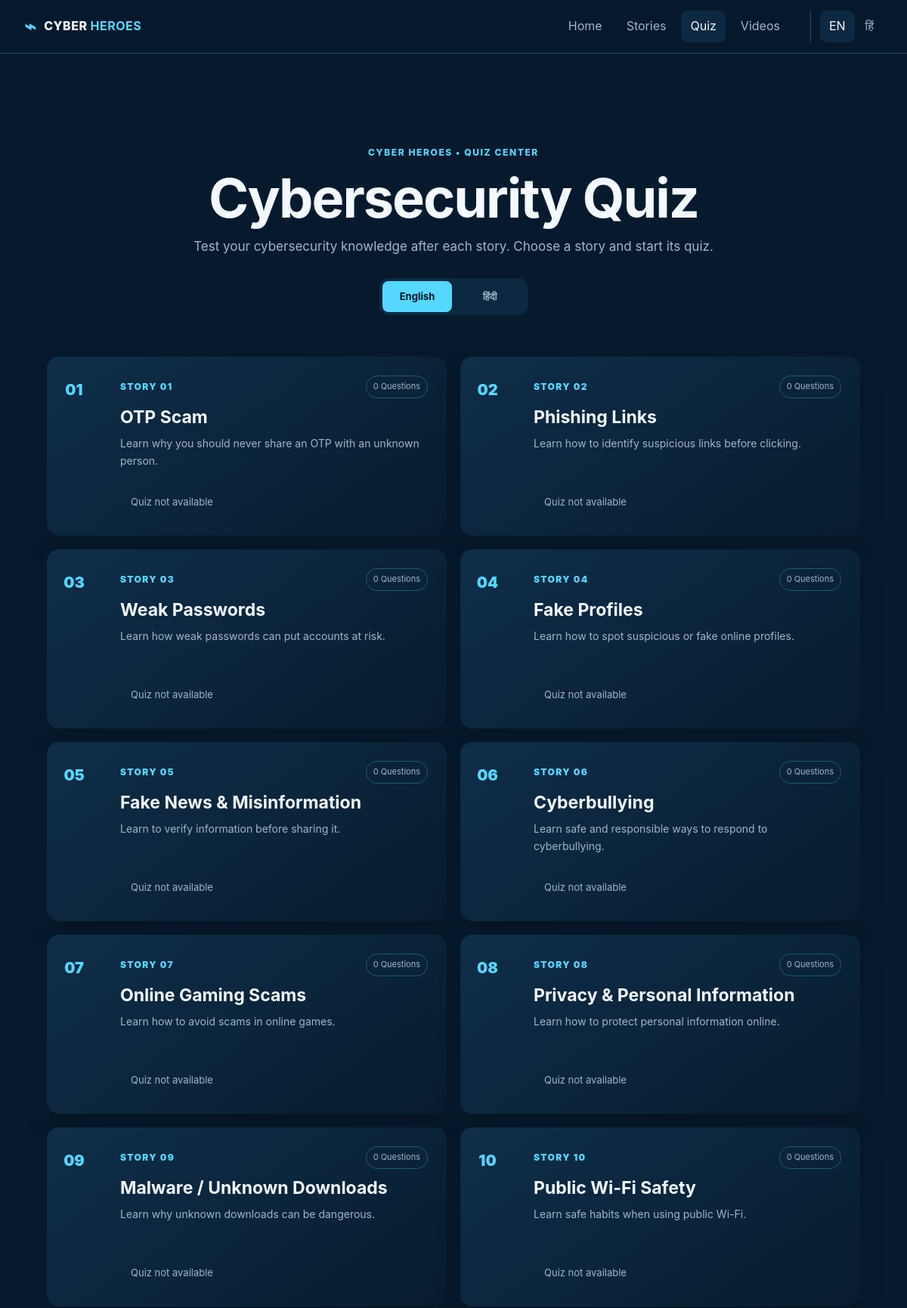
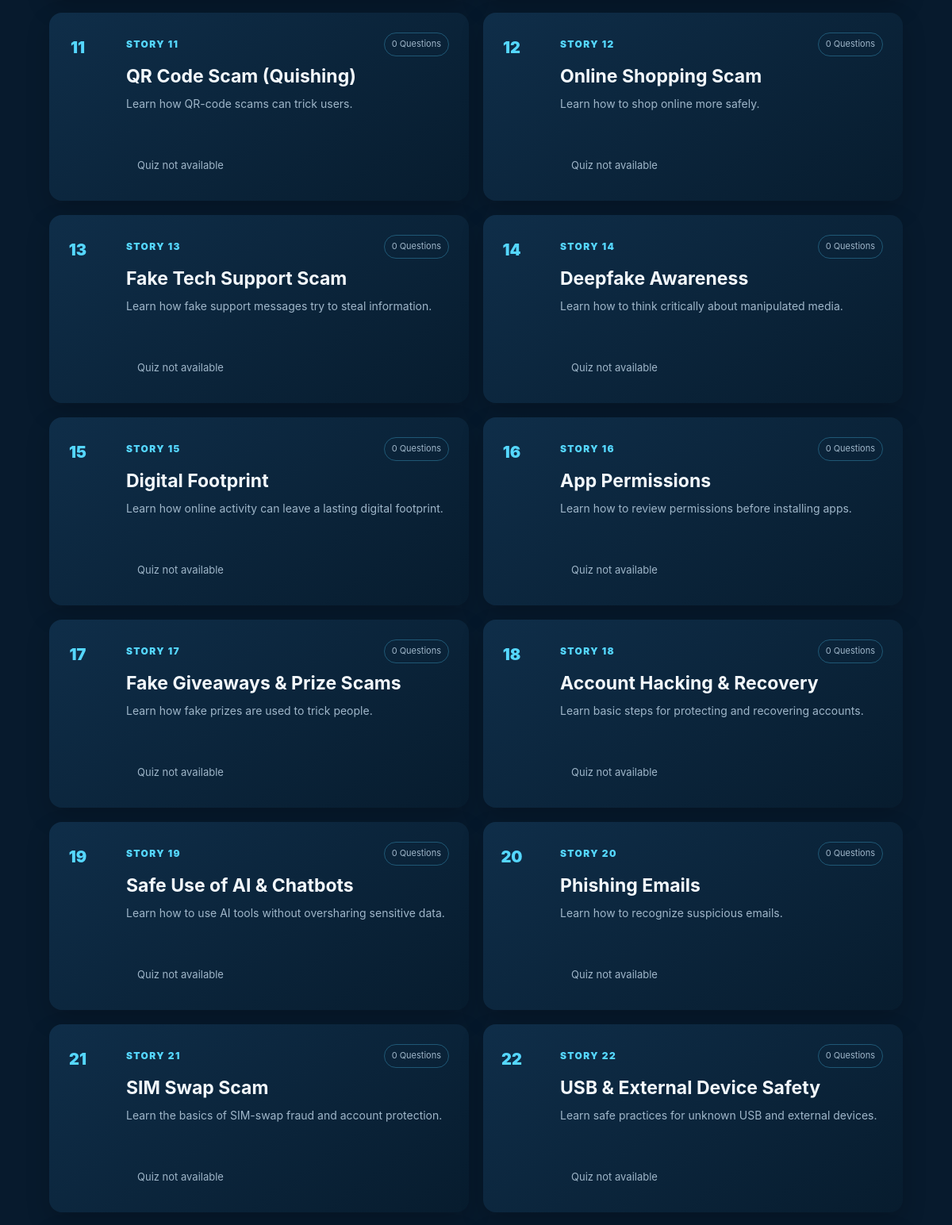
/quiz_index.php (upper part), run on the app's committed database (2 pictures, top to bottom).
### tables this page shows
CREATE TABLE IF NOT EXISTS stories (
    id INT UNSIGNED AUTO_INCREMENT PRIMARY KEY,
    story_number INT UNSIGNED NOT NULL UNIQUE,
    title_en VARCHAR(255) NOT NULL,
    title_hi VARCHAR(255) NOT NULL,
    description_en TEXT NULL,
    description_hi TEXT NULL,
    lesson_en TEXT NULL,
    lesson_hi TEXT NULL,
    is_active TINYINT(1) NOT NULL DEFAULT 1,
    created_at TIMESTAMP DEFAULT CURRENT_TIMESTAMP,
    updated_at TIMESTAMP DEFAULT CURRENT_TIMESTAMP ON UPDATE CURRENT_TIMESTAMP
);

### config/app.php (called while the page is built, shortened)
<?php
function e(?string $value): string
{
    return htmlspecialchars($value ?? '', ENT_QUOTES, 'UTF-8');
}

### quiz_index.php (the view, shortened to what this page needs)
<?php
require_once __DIR__ . '/config/database.php';
$stmt = $pdo->query(
    'SELECT
        s.id,
        s.story_number,
        s.title_en,
        s.title_hi,
        s.description_en,
        s.description_hi,
        COUNT(q.id) AS question_count
     FROM stories s
     LEFT JOIN quiz_questions q ON q.story_id = s.id
     WHERE s.is_active = 1
     GROUP BY
        s.id,
        s.story_number,
        s.title_en,
        s.title_hi,
        s.description_en,
        s.description_hi
     ORDER BY s.story_number ASC'
);
$stories = $stmt->fetchAll();
require __DIR__ . '/includes/header.php';
?>
<section class="quiz-index section-shell">
    <div class="quiz-index-hero">
        <span class="eyebrow">CYBER HEROES • QUIZ CENTER</span>
        <h1>
            <?= $lang === 'hindi' ? 'साइबर सुरक्षा क्विज़' : 'Cybersecurity Quiz' ?>
        </h1>
        <p>
            <?= $lang === 'hindi'
                ? 'हर कहानी के बाद अपना ज्ञान जांचें। अपनी कहानी चुनें और क्विज़ शुरू करें।'
                : 'Test your cybersecurity knowledge after each story. Choose a story and start its quiz.'
            ?>
        </p>
        <div class="quiz-language">
            <a
                class="<?= $lang === 'english' ? 'active' : '' ?>"
                href="quiz_index.php?lang=english"
            >
                English
            </a>
            <a
                class="<?= $lang === 'hindi' ? 'active' : '' ?>"
                href="quiz_index.php?lang=hindi"
            >
                हिंदी
            </a>
        </div>
    </div>
    <div class="quiz-index-grid">
        <?php foreach ($stories as $story): ?>
            <?php
                $number = (int)$story['story_number'];
                $title = $lang === 'hindi'
                    ? $story['title_hi']
                    : $story['title_en'];
                $description = $lang === 'hindi'
                    ? $story['description_hi']
                    : $story['description_en'];
                $questionCount = (int)$story['question_count'];
                $quizUrl = 'quiz.php?id=' . (int)$story['id']
                    . '&lang=' . e($lang);
            ?>
            <article class="quiz-index-card">
                <div class="quiz-card-number">
                    <?= str_pad((string)$number, 2, '0', STR_PAD_LEFT) ?>
                </div>
                <div class="quiz-card-content">
                    <div class="quiz-card-top">
                        <span class="quiz-card-label">
                            <?= $lang === 'hindi' ? 'कहानी' : 'STORY' ?>
                            <?= str_pad((string)$number, 2, '0', STR_PAD_LEFT) ?>
                        </span>
                        <span class="quiz-question-count">
                            <?= $questionCount ?> <?= $lang === 'hindi' ? 'प्रश्न' : 'Questions' ?>
                        </span>
                    </div>
                    <h2>
                        <?= e((string)$title) ?>
                    </h2>
                    <p>
                        <?= e((string)$description) ?>
                    </p>
                    <?php if ($questionCount > 0): ?>
                        <a class="quiz-start-button" href="<?= e($quizUrl) ?>">
                            <?= $lang === 'hindi'
                                ? 'क्विज़ शुरू करें →'
                                : 'Take Quiz →'
                            ?>
                        </a>
                    <?php else: ?>
                        <span class="quiz-coming-soon">
                            <?= $lang === 'hindi'
                                ? 'क्विज़ उपलब्ध नहीं है'
                                : 'Quiz not available'
                            ?>
                        </span>
                    <?php endif; ?>
                </div>
            </article>
        <?php endforeach; ?>
    </div>
</section>
<?php require __DIR__ . '/includes/footer.php'; ?>

### assets/css/style.css (style rules this page uses)
:root { --bg: #071a2d; --surface: #0d2942; --surface-2: #102f4b; --line: #1d4d70; --text: #f3f8fc; --muted: #9fb6c9; --cyan: #55d7ff; --cyan-dark: #168db5; --max: 1180px; --radius: 14px; }
* { box-sizing: border-box; }
html { scroll-behavior: smooth; }
body { margin: 0; background: var(--bg); color: var(--text); font-family: Inter, Segoe UI, Arial, sans-serif; line-height: 1.6; }
a { color: inherit; }
.section-shell { max-width: var(--max); margin: auto; padding: 72px 22px; }
.eyebrow { color: var(--cyan); font-size: 12px; font-weight: 800; letter-spacing: 1.6px; }
h1 { font-size: clamp(42px, 7vw, 78px); line-height: 1.02; margin: 14px 0 22px; letter-spacing: -2px; }
h2 { font-size: 32px; margin: 10px 0; }
p { color: var(--muted); }

### assets/css/quiz.css (style rules this page uses)
.quiz-language { display: inline-flex; gap: 5px; padding: 4px; border: 1px solid var(--line); border-radius: 10px; background: rgba(13,41,66,.65); }
.quiz-language a { padding: 8px 13px; color: var(--muted); text-decoration: none; border-radius: 7px; font-weight: 700; font-size: 13px; }
.quiz-language a.active { background: var(--cyan); color: #071a2d; }

### assets/css/quiz_index.css (style rules this page uses)
.quiz-index { max-width: 1120px; margin: 0 auto; }
.quiz-index-hero { text-align: center; padding: 45px 0 55px; }
.quiz-index-hero h1 { margin: 12px 0 14px; font-size: clamp(42px, 6vw, 72px); line-height: 1; letter-spacing: -2px; }
.quiz-index-hero p { max-width: 700px; margin: 0 auto; color: var(--muted); font-size: 17px; line-height: 1.7; }
.quiz-language { display: inline-flex; gap: 4px; margin-top: 28px; padding: 4px; border: 1px solid var(--border); border-radius: 12px; background: var(--surface); }
.quiz-language a { display: inline-flex; align-items: center; justify-content: center; min-width: 92px; padding: 10px 16px; border-radius: 8px; color: var(--muted); text-decoration: none; font-weight: 700; }
.quiz-language a.active { background: var(--cyan); color: #061521; }
.quiz-index-grid { display: grid; grid-template-columns: 1fr 1fr; gap: 18px; }
.quiz-index-card { display: grid; grid-template-columns: 72px 1fr; min-height: 220px; overflow: hidden; border: 1px solid var(--border); border-radius: 16px; background: linear-gradient( 145deg, rgba(16, 48, 76, .9), rgba(7, 28, 46, .96) ); box-shadow: 0 12px 30px rgba(0, 0, 0, .18); transition: transform .2s ease, border-color .2s ease, box-shadow .2s ease; }
.quiz-card-number { display: flex; align-items: flex-start; justify-content: center; padding-top: 28px; border-right: 1px solid var(--border); color: var(--cyan); font-size: 20px; font-weight: 900; }
.quiz-card-content { padding: 25px 25px 24px; }
.quiz-card-top { display: flex; align-items: center; justify-content: space-between; gap: 12px; margin-bottom: 12px; }
.quiz-card-label { color: var(--cyan); font-size: 12px; font-weight: 900; letter-spacing: 1.4px; }
.quiz-question-count { padding: 5px 9px; border: 1px solid rgba(79, 209, 255, .3); border-radius: 999px; color: var(--muted); font-size: 11px; white-space: nowrap; }
.quiz-card-content h2 { margin: 0 0 10px; font-size: 23px; line-height: 1.2; }
.quiz-card-content p { min-height: 48px; margin: 0 0 20px; color: var(--muted); font-size: 14px; line-height: 1.6; }
.quiz-coming-soon { display: inline-flex; padding: 10px 14px; border: 1px solid var(--border); border-radius: 9px; color: var(--muted); font-size: 13px; }

### data on the page
stories: story_number "01", questionCount "0", title_en "OTP Scam", description_en "Learn why you should never share an OTP with an unknown person."
stories: story_number "02", questionCount "0", title_en "Phishing Links", description_en "Learn how to identify suspicious links before clicking."
stories: story_number "03", questionCount "0", title_en "Weak Passwords", description_en "Learn how weak passwords can put accounts at risk."
stories: story_number "04", questionCount "0", title_en "Fake Profiles", description_en "Learn how to spot suspicious or fake online profiles."
stories: story_number "05", questionCount "0", title_en "Fake News & Misinformation", description_en "Learn to verify information before sharing it."
stories: story_number "06", questionCount "0", title_en "Cyberbullying", description_en "Learn safe and responsible ways to respond to cyberbullying."
stories: story_number "07", questionCount "0", title_en "Online Gaming Scams", description_en "Learn how to avoid scams in online games."
stories: story_number "08", questionCount "0", title_en "Privacy & Personal Information", description_en "Learn how to protect personal information online."
stories: story_number "09", questionCount "0", title_en "Malware / Unknown Downloads", description_en "Learn why unknown downloads can be dangerous."
stories: story_number "10", questionCount "0", title_en "Public Wi-Fi Safety", description_en "Learn safe habits when using public Wi-Fi."
stories: story_number "11", questionCount "0", title_en "QR Code Scam (Quishing)", description_en "Learn how QR-code scams can trick users."
stories: story_number "12", questionCount "0", title_en "Online Shopping Scam", description_en "Learn how to shop online more safely."
stories: story_number "13", questionCount "0", title_en "Fake Tech Support Scam", description_en "Learn how fake support messages try to steal information."
stories: story_number "14", questionCount "0", title_en "Deepfake Awareness", description_en "Learn how to think critically about manipulated media."
stories: story_number "15", questionCount "0", title_en "Digital Footprint", description_en "Learn how online activity can leave a lasting digital footprint."
stories: story_number "16", questionCount "0", title_en "App Permissions", description_en "Learn how to review permissions before installing apps."
stories: story_number "17", questionCount "0", title_en "Fake Giveaways & Prize Scams", description_en "Learn how fake prizes are used to trick people."
stories: story_number "18", questionCount "0", title_en "Account Hacking & Recovery", description_en "Learn basic steps for protecting and recovering accounts."
stories: story_number "19", questionCount "0", title_en "Safe Use of AI & Chatbots", description_en "Learn how to use AI tools without oversharing sensitive data."
stories: story_number "20", questionCount "0", title_en "Phishing Emails", description_en "Learn how to recognize suspicious emails."
stories: story_number "21", questionCount "0", title_en "SIM Swap Scam", description_en "Learn the basics of SIM-swap fraud and account protection."
stories: story_number "22", questionCount "0", title_en "USB & External Device Safety", description_en "Learn safe practices for unknown USB and external devices."
